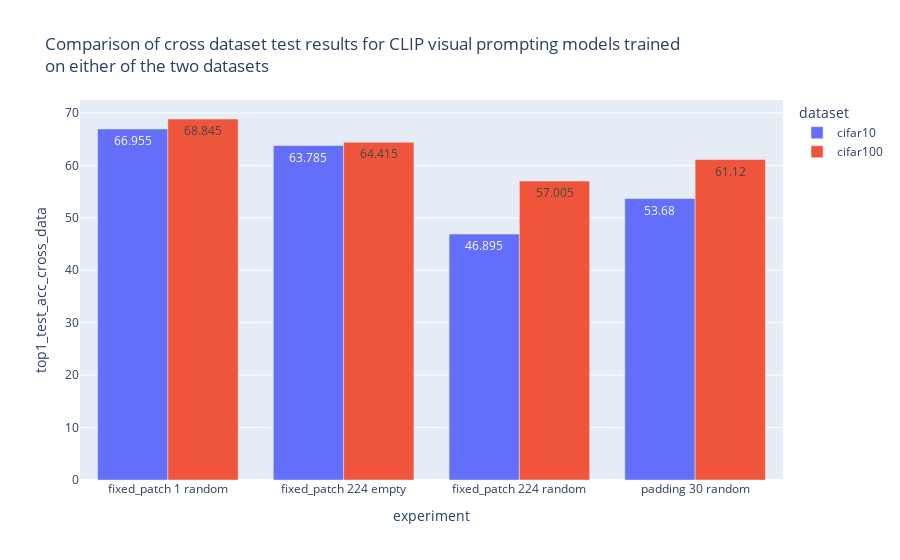

The notebook cell saved with this chart:
### Markdown cell above
# Q2.5 Cross-dataset evaluation

### Code cell
vp_cross_df = pd.merge(vp_df, cross_df.query("prompt_type == 'visual_prompt'"))
fig = px.bar(
    vp_cross_df,
    x="experiment", 
    y="top1_test_acc_cross_data", 
    color="dataset",
    barmode="group",
    text_auto=True,
    title="Comparison of cross dataset test results for CLIP visual prompting models trained<br>"
          "on either of the two datasets"
)
fig.write_image(plots_dir / "q25_clip_vp_cross_data_eval.png", scale=2.0)
fig

### Figure 1 — Plotly figure (JSON) as saved in the notebook; plotly's stock layout.template omitted (floating-point values rounded to 4 significant figures)
{"data": [{"alignmentgroup": "True", "hovertemplate": "dataset=cifar10<br>experiment=%{x}<br>top1_test_acc_cross_data=%{y}<extra></extra>", "legendgroup": "cifar10", "marker": {"color": "#636efa", "pattern": {"shape": ""}}, "name": "cifar10", "offsetgroup": "cifar10", "orientation": "v", "showlegend": true, "textposition": "auto", "texttemplate": "%{y}", "x": ["fixed_patch 1 random", "fixed_patch 224 empty", "fixed_patch 224 random", "padding 30 random"], "xaxis": "x", "y": [66.95, 63.78, 46.9, 53.68], "yaxis": "y", "type": "bar"}, {"alignmentgroup": "True", "hovertemplate": "dataset=cifar100<br>experiment=%{x}<br>top1_test_acc_cross_data=%{y}<extra></extra>", "legendgroup": "cifar100", "marker": {"color": "#EF553B", "pattern": {"shape": ""}}, "name": "cifar100", "offsetgroup": "cifar100", "orientation": "v", "showlegend": true, "textposition": "auto", "texttemplate": "%{y}", "x": ["fixed_patch 1 random", "fixed_patch 224 empty", "fixed_patch 224 random", "padding 30 random"], "xaxis": "x", "y": [68.84, 64.42, 57.01, 61.12], "yaxis": "y", "type": "bar"}], "layout": {"xaxis": {"anchor": "y", "domain": [0.0, 1.0], "title": {"text": "experiment"}}, "yaxis": {"anchor": "x", "domain": [0.0, 1.0], "title": {"text": "top1_test_acc_cross_data"}}, "legend": {"title": {"text": "dataset"}, "tracegroupgap": 0}, "title": {"text": "Comparison of cross dataset test results for CLIP visual prompting models trained<br>on either of the two datasets"}, "barmode": "group"}}
